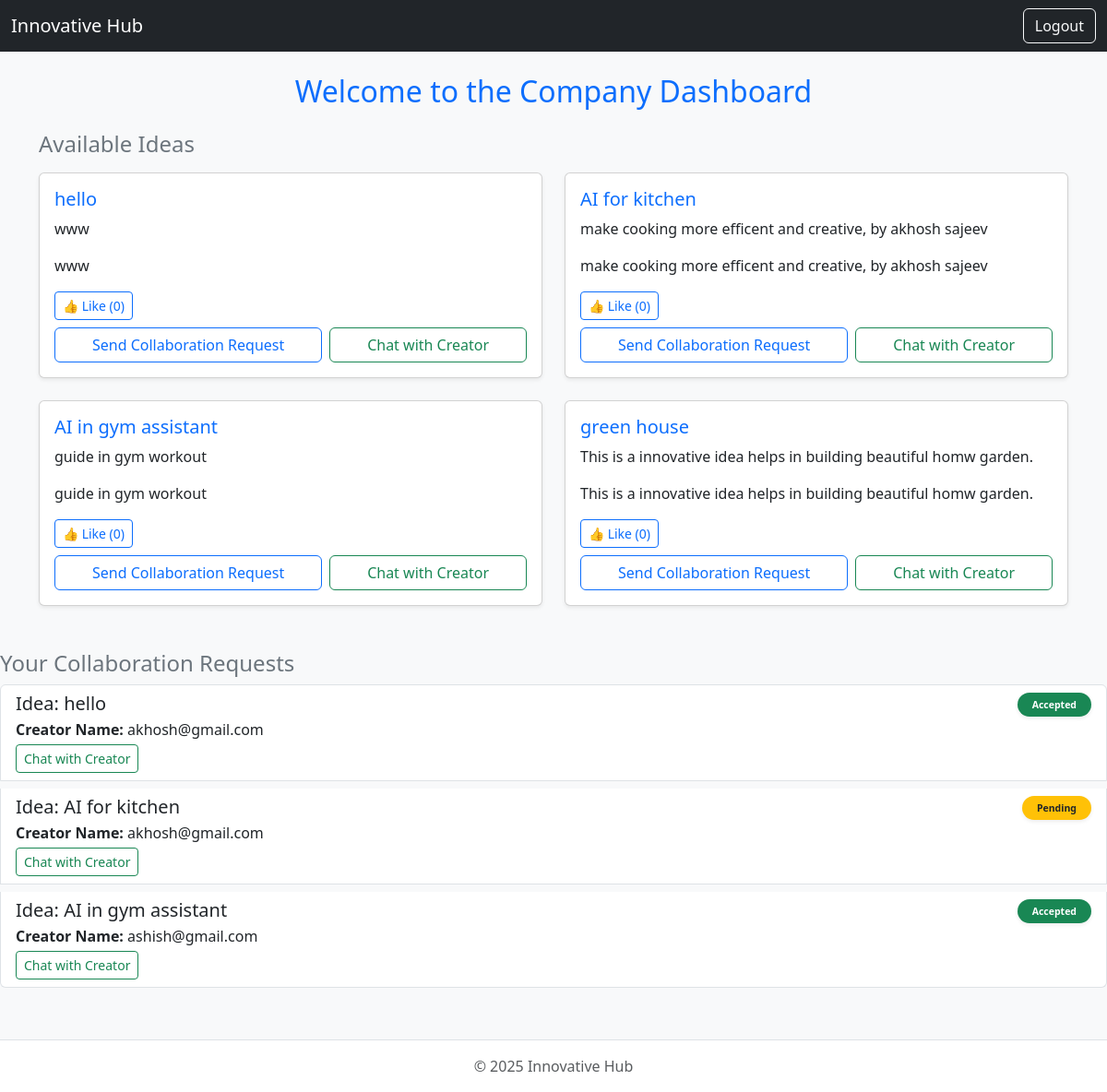
The page /company/dashboard (signed in) on the database as committed earlier.
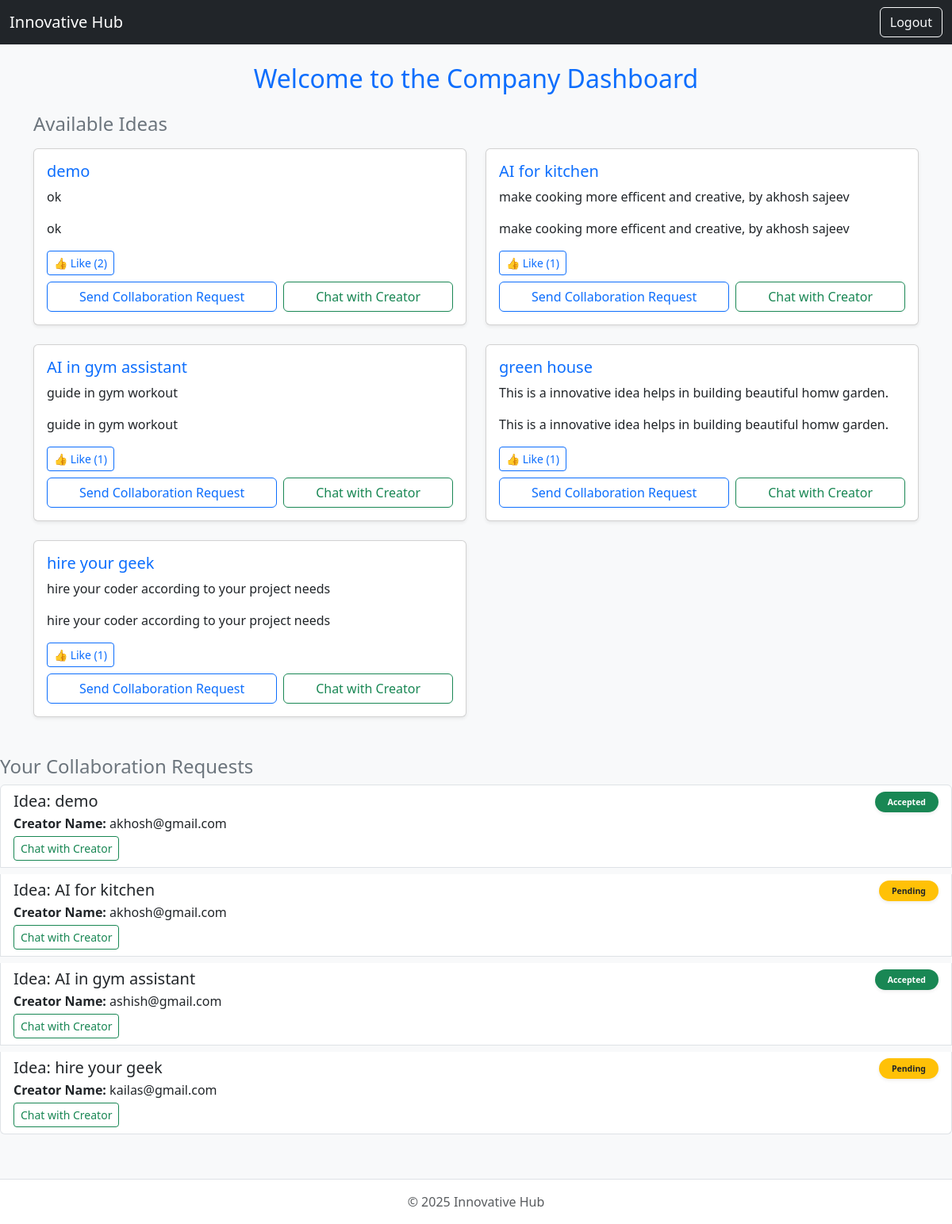
The same page on the database as committed later.
### app.py (models this page shows)
class Idea(db.Model):
    id = db.Column(db.Integer, primary_key=True)
    title = db.Column(db.String(200), nullable=False)
    description = db.Column(db.Text, nullable=False)
    creator_id = db.Column(db.Integer, db.ForeignKey('user.id'))
    likes = db.relationship('Like', backref='idea', lazy=True, cascade="all, delete-orphan")

class CollaborationRequest(db.Model):
    id = db.Column(db.Integer, primary_key=True)
    idea_id = db.Column(db.Integer, db.ForeignKey('idea.id'))
    company_id = db.Column(db.Integer, db.ForeignKey('user.id'))
    accepted = db.Column(db.Boolean, default=False)
    idea = db.relationship('Idea', backref='collab_requests')
    company = db.relationship('User', foreign_keys=[company_id])

class User(db.Model):
    id = db.Column(db.Integer, primary_key=True)
    username = db.Column(db.String(100), unique=True, nullable=False)
    password = db.Column(db.String(200), nullable=False)
    role = db.Column(db.String(50), nullable=False)
    bio = db.Column(db.Text, default='')
    profile_pic = db.Column(db.String(200), default='')
    ideas = db.relationship('Idea', backref='creator', lazy=True)

### app.py (the view)
@app.route('/company/dashboard')
def company_dashboard():
    if session.get('role') != 'company':
        return redirect('/login')
    ideas = Idea.query.all()
    requests = CollaborationRequest.query.filter_by(company_id=session['user_id']).all()
    return render_template('company_dashboard.html', ideas=ideas, requests=requests)

### templates/company_dashboard.html (shortened to what this page needs)
<!DOCTYPE html>
<html lang="en">
<head>
  <link href="https://cdn.jsdelivr.net/npm/bootstrap@5.3.3/dist/css/bootstrap.min.css" rel="stylesheet">
</head>
<body class="bg-light">
  <nav class="navbar navbar-expand-lg navbar-dark bg-dark mb-4">
    <div class="container-fluid">
      <a class="navbar-brand" href="#">Innovative Hub</a>
      <div class="d-flex">
        <a class="btn btn-outline-light" href="/logout">Logout</a>
      </div>
    </div>
  </nav>
  <div class="container my-4">
  <h2 class="mb-4 text-primary text-center">Welcome to the Company Dashboard</h2>
  <div class="mb-5">
    <h4 class="text-secondary mb-3">Available Ideas</h4>
    <div class="row row-cols-1 row-cols-md-2 g-4">
      {% for idea in ideas %}
      <div class="col">
        <div class="card shadow-sm h-100">
          <div class="card-body d-flex flex-column">
            <h5 class="card-title text-primary">{{ idea.title }}</h5>
            <p class="card-text flex-grow-1">{{ idea.description }}</p>
<p class="card-text flex-grow-1">{{ idea.description }}</p>
<form action="{{ url_for('like_idea', idea_id=idea.id) }}" method="POST" class="mb-2">
  <button type="submit" class="btn btn-outline-primary btn-sm">
    👍 Like ({{ idea.likes|length }})
  </button>
</form>
            <div class="mt-auto d-flex gap-2">
              <a href="/company/request/{{ idea.id }}" class="btn btn-outline-primary flex-fill">
                Send Collaboration Request
              </a>
              <a href="{{ url_for('chat', user_id=idea.creator_id) }}" class="btn btn-outline-success flex-fill">
                Chat with Creator
              </a>
            </div>
          </div>
        </div>
      </div>
      {% endfor %}
    </div>
  </div>
</div>
    <div class="mb-5">
      <h4 class="text-secondary">Your Collaboration Requests</h4>
      {% if requests %}
        <div class="list-group">
          {% for r in requests %}
            {% if r.company_id == session['user_id'] %}
              <div class="list-group-item list-group-item-action flex-column align-items-start mb-2">
                <div class="d-flex w-100 justify-content-between">
                  <h5 class="mb-1">Idea: {{ r.idea.title }}</h5>
                <small>
  {% if r.accepted %}
    <span class="badge rounded-pill bg-success px-3 py-2 shadow-sm">
       Accepted
    </span>
  {% else %}
    <span class="badge rounded-pill bg-warning text-dark px-3 py-2 shadow-sm">
       Pending
    </span>
  {% endif %}
</small>
                </div>
                <p class="mb-1"><strong>Creator Name:</strong> {{ r.idea.creator.username }}</p>
                <a href="{{ url_for('chat', user_id=r.idea.creator_id) }}" class="btn btn-sm btn-outline-success">Chat with Creator</a>
              </div>
            {% endif %}
          {% endfor %}
        </div>
      {% else %}
        <p class="text-muted">No collaboration requests sent yet.</p>
      {% endif %}
    </div>
  <footer class="text-center text-muted py-3 bg-white border-top mt-5">
    &copy; 2025 Innovative Hub
  </footer>
</body>
</html>

Rows that differ between the two databases and show on the page:
changed Idea: title "hello" → "demo"; description "www" → "ok"; likes|length "0" → "2"
computed for Idea "AI for kitchen": likes|length "0" → "1"
computed for Idea "AI in gym assistant": likes|length "0" → "1"
computed for Idea "green house": likes|length "0" → "1"
added Idea: title "hire your geek", description "hire your coder according to your project needs", likes|length "1"
changed through a linked row, CollaborationRequest: idea "hello" → "demo"
added CollaborationRequest: idea "hire your geek", accepted "Pending", idea.creator.username "kailas@gmail.com"
